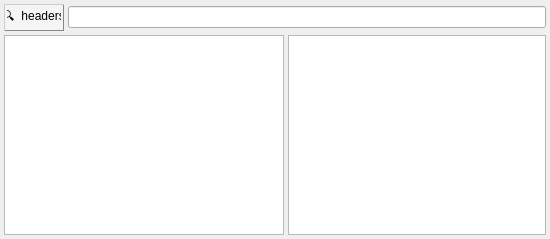
<?xml version="1.0" encoding="UTF-8"?>
<ui version="4.0">
 <class>QtSLiMHelpWindow</class>
 <widget class="QWidget" name="QtSLiMHelpWindow">
  <property name="geometry">
   <rect>
    <x>0</x>
    <y>0</y>
    <width>550</width>
    <height>235</height>
   </rect>
  </property>
  <property name="windowTitle">
   <string>Scripting Help</string>
  </property>
  <layout class="QVBoxLayout" name="verticalLayout">
   <property name="spacing">
    <number>4</number>
   </property>
   <property name="leftMargin">
    <number>4</number>
   </property>
   <property name="topMargin">
    <number>4</number>
   </property>
   <property name="rightMargin">
    <number>4</number>
   </property>
   <property name="bottomMargin">
    <number>4</number>
   </property>
   <item>
    <layout class="QHBoxLayout" name="horizontalLayout_2">
     <property name="spacing">
      <number>4</number>
     </property>
     <item>
      <widget class="QPushButton" name="searchScopeButton">
       <property name="sizePolicy">
        <sizepolicy hsizetype="Fixed" vsizetype="Fixed">
         <horstretch>0</horstretch>
         <verstretch>0</verstretch>
        </sizepolicy>
       </property>
       <property name="minimumSize">
        <size>
         <width>60</width>
         <height>0</height>
        </size>
       </property>
       <property name="maximumSize">
        <size>
         <width>60</width>
         <height>16777215</height>
        </size>
       </property>
       <property name="font">
        <font>
         <pointsize>9</pointsize>
        </font>
       </property>
       <property name="styleSheet">
        <string notr="true">QPushButton {
border: 1px solid #888;
border-radius: 20px;
border-style: outset;
margin: 0px;
padding: 2px;
background: rgb(245, 245, 245);
}
QPushButton:pressed {
background: rgb(195, 195, 195);
}</string>
       </property>
       <property name="text">
        <string>🔍  headers</string>
       </property>
       <property name="autoDefault">
        <bool>false</bool>
       </property>
      </widget>
     </item>
     <item>
      <widget class="QLineEdit" name="searchField"/>
     </item>
    </layout>
   </item>
   <item>
    <layout class="QHBoxLayout" name="horizontalLayout">
     <property name="spacing">
      <number>4</number>
     </property>
     <item>
      <widget class="QTreeWidget" name="topicOutlineView">
       <property name="sizePolicy">
        <sizepolicy hsizetype="Fixed" vsizetype="Expanding">
         <horstretch>0</horstretch>
         <verstretch>0</verstretch>
        </sizepolicy>
       </property>
       <property name="minimumSize">
        <size>
         <width>280</width>
         <height>200</height>
        </size>
       </property>
       <property name="maximumSize">
        <size>
         <width>280</width>
         <height>16777215</height>
        </size>
       </property>
       <property name="font">
        <font>
         <pointsize>11</pointsize>
        </font>
       </property>
       <property name="focusPolicy">
        <enum>Qt::ClickFocus</enum>
       </property>
       <property name="editTriggers">
        <set>QAbstractItemView::NoEditTriggers</set>
       </property>
       <property name="selectionMode">
        <enum>QAbstractItemView::ExtendedSelection</enum>
       </property>
       <property name="indentation">
        <number>13</number>
       </property>
       <property name="headerHidden">
        <bool>true</bool>
       </property>
       <property name="expandsOnDoubleClick">
        <bool>false</bool>
       </property>
       <column>
        <property name="text">
         <string notr="true">1</string>
        </property>
       </column>
      </widget>
     </item>
     <item>
      <widget class="QTextEdit" name="descriptionTextEdit">
       <property name="minimumSize">
        <size>
         <width>250</width>
         <height>0</height>
        </size>
       </property>
       <property name="focusPolicy">
        <enum>Qt::ClickFocus</enum>
       </property>
       <property name="undoRedoEnabled">
        <bool>false</bool>
       </property>
       <property name="readOnly">
        <bool>true</bool>
       </property>
      </widget>
     </item>
    </layout>
   </item>
  </layout>
 </widget>
 <resources/>
 <connections/>
</ui>
